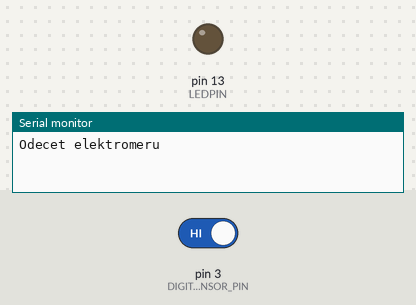
Simulated run of this sketch. Board: Arduino Uno, built with avr-gcc and run on an emulated ATmega328P. Shown: output pins drawn as LEDs (lit = HIGH), the last lines printed to the serial monitor. Inputs (shaded band) come from the test bench; at power-on: pin 3 (DIGITAL_SENSOR_PIN) HIGH.

Above: at 1.2 s.
1.3 s: pin 3 (DIGITAL_SENSOR_PIN) driven LOW
At 1.8 s:
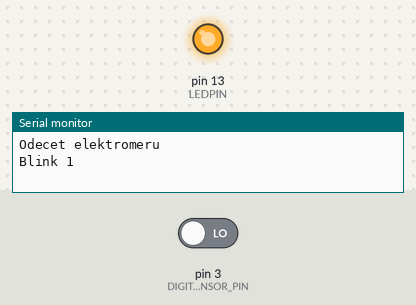
2.8 s: pin 3 (DIGITAL_SENSOR_PIN) driven HIGH
At 4.1 s:
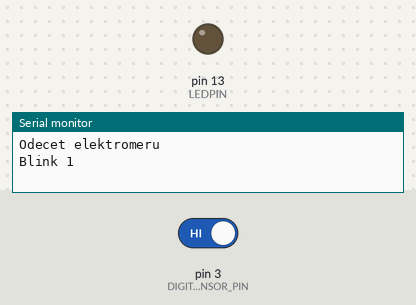
Timing chart, 0 to 5.8 s (numbered marks = the images above; inputs shaded):
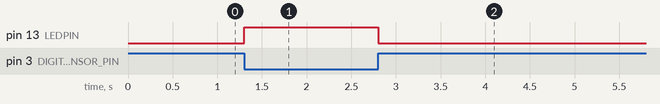

The sketch:

odecet.ino
```cpp
#define DIGITAL_SENSOR_PIN 3
#define LEDPIN    13  // The onboard LED

// posledni stav (svetlo / tma)
int  lastState;
// pocet bliknuti. Az pretece, pretece...
unsigned long pocet = 0L;


void setup() {
  pinMode(LEDPIN, OUTPUT);
  Serial.begin(9600);          // Enable the Serial data output
  Serial.println("Odecet elektromeru");
}


// This module is ACTIVE LOW when a reflection is seen
void loop() {

  int currentState = digitalRead(DIGITAL_SENSOR_PIN);
  if (currentState != lastState && currentState == LOW) {
    // zmena stavu
    pocet++;
    Serial.print("Blink ");
    Serial.println(pocet);
  }

  digitalWrite(LEDPIN, currentState == LOW ? HIGH : LOW);


  lastState = currentState;

  delay(100);

}
```

Measured:
- after the input at 1.3 s, pin 13 (LEDPIN): LOW → HIGH at once
- after the input at 2.8 s, pin 13 (LEDPIN): HIGH → LOW at once
